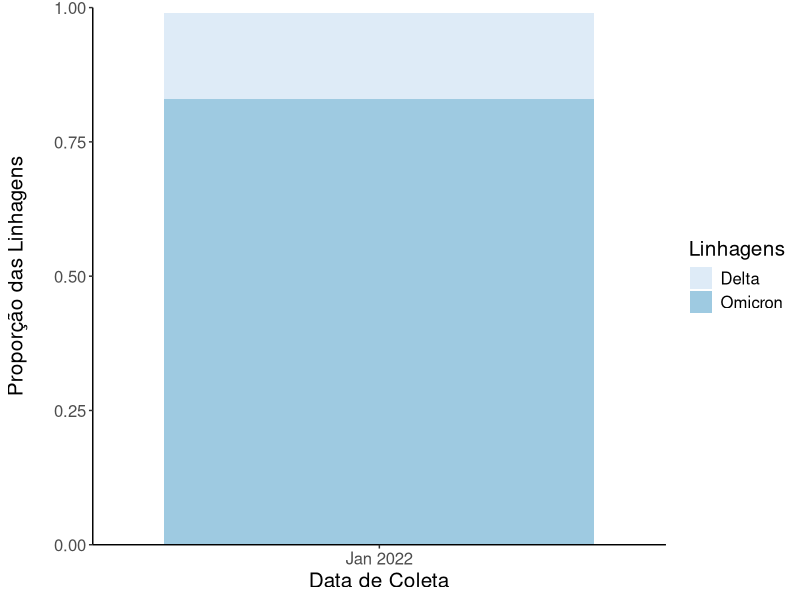
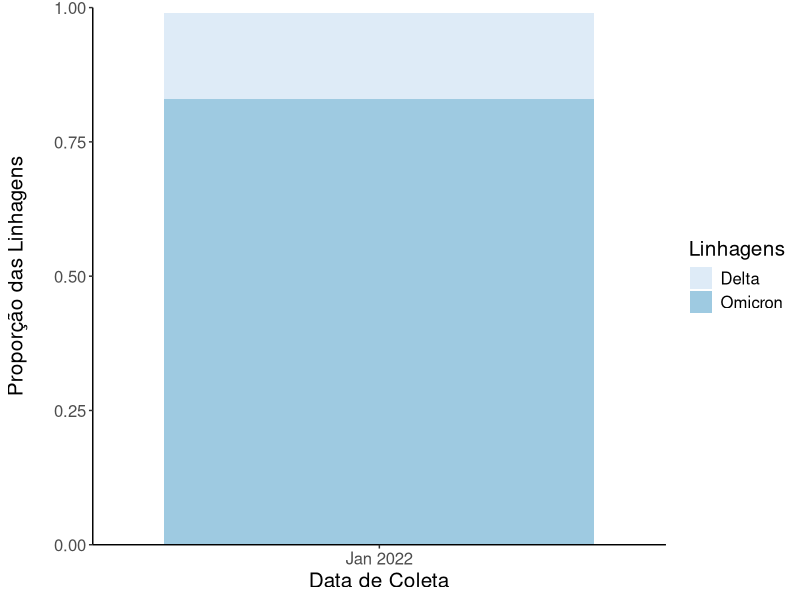

These charts were generated, in order, by the following R code:
library("ggplot2")

#Crianda dataset

Data <- "Jan 2022"   #Atributo com mês-ano de coleta
View(Data)

Quantidade <- c(1, 6) #Quantidade de amostras de cada linhagem
View(Quantidade)

Linhagens <- c("Delta", "Omicron") #Linhagens detectadas

proporcao <- c(0.16, 0.83) #Proporção das linhgens detectadas

cbind(Data, Quantidade, Linhagens, proporcao) -> results #Dataframefinal
View(results)

as.data.frame(results) -> results
View(results)

#Plot com ggplot 

ggplot(results, aes(fill = Linhagens, x = Data, y = as.numeric(proporcao))) +
  geom_bar(position = "stack", stat = "identity") + theme_classic() +
  ylab("Proporção das Linhagens\n") + xlab("Data de Coleta")+ 
  theme(text = element_text(size = 15)) +
  scale_fill_brewer(palette = "Blues") +
  scale_y_continuous(expand = c(0,0)) + expand_limits(y=c(0.0,1.0))-> graph

#Salvando gráfico no diretório atual 

ggsave(filename = "Gráfico CGLAB",
       plot = print(graph),
       device = png,
       scale = 1,
       dpi = 300,
       units = c("cm"))
